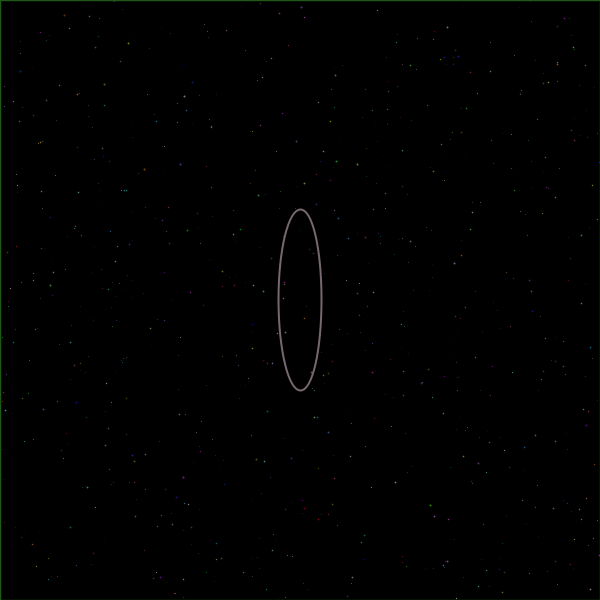
Frame 1 (no input)
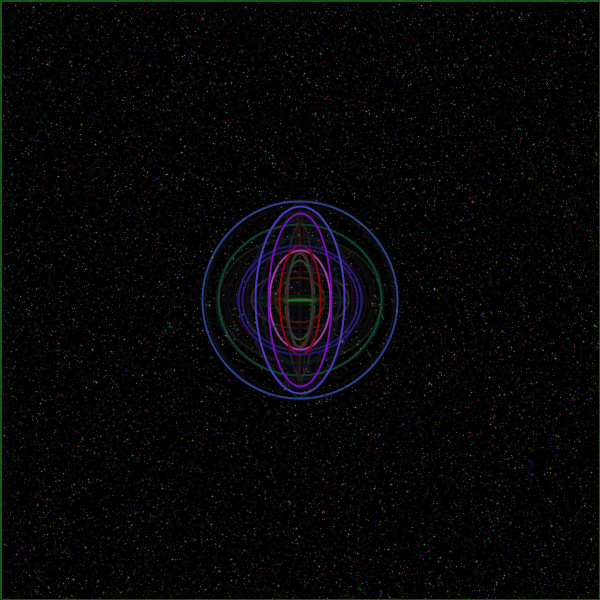
Frame 60 (the mouse pressed at the canvas centre just before this capture)
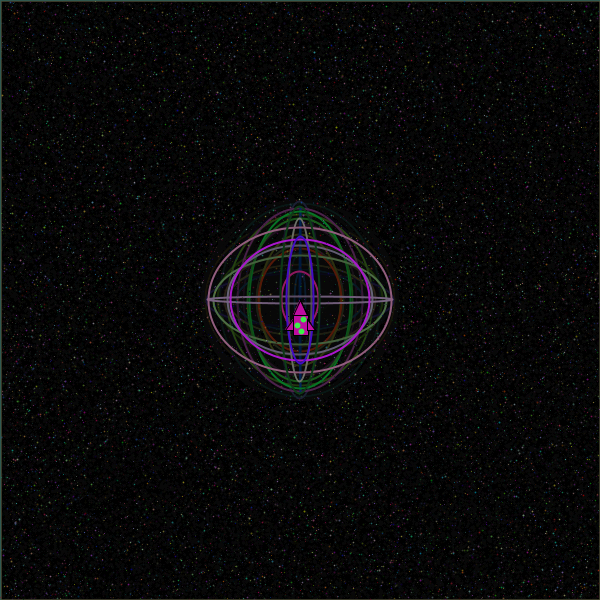
Frame 120 (the mouse held since frame 60 and released just before this capture)

The Processing sketch that drew these frames (run headless with seeded random() and noise(); from frame 60 on, the mouse is pressed at the canvas centre):

// Processing sketch: processing_115290
// ── processing_115290.pde

void setup(){
  //setting background/screen size and colour
    size(600,600);
    background(0);
}

//Defining a global vairable for if the mose is being held
  boolean mouse = false;
 
void draw(){
  
 //Background random generation of dots ('static') 
 
   //Creates an infinant loop that allows the dots to be generated & regenerated
     for(int i=0; i<1000; i++){
        strokeWeight(random(2));
      //Randomizes colour's of each dot/pixel
        stroke(random(150),random(150),random(150));
      //Randomizes position of colour
        point(random(width), random(height));
     }
   
 //creates the 'planet' in the middle
   fill(0,0,0,15);
   rect(0,0,600,600);
     //defines the thickness of the ellipses
        strokeWeight(2);
        stroke(random(255),random(255), random(255),255);
      ellipse(300,300,random(200),random(200));
  
  //if mouse vairable = true then this code is implimented to make the rocket appear & follow mouse
    if(mouse==true){
      //Defines the colour and propertices of the objects that make up the rocket
         fill(191,13,161);
         strokeWeight(1);
         stroke(0);
      //creates pocket shape through positioning of shapes by co-ordinates
        //Top of rocket
          triangle(mouseX-7,mouseY+15,mouseX, mouseY,mouseX+7,mouseY+15);
        //Rocket body
          rect(mouseX-7,mouseY+15,15,20);
        //Rocket wings
          triangle(mouseX+7,mouseY+30,mouseX+15,mouseY+30,mouseX+7,mouseY+19);
          triangle(mouseX-7,mouseY+30,mouseX-15,mouseY+30,mouseX-7,mouseY+19);
        //Defines properties of pokedots on rocket
          strokeWeight(6);
          stroke(60,240,73);
        //Defines the positioning of pokedots on the rocket
          point(mouseX-3, mouseY+25);
          point(mouseX+3, mouseY+19);
          point(mouseX+1, mouseY+31);
     }
 }
 
//Sets the boolean to true if the mouse is being held making the rocket appear 
  void mousePressed(){
    mouse = true;
}

//Sets the boolean to true if the mouse is being held keeping the rocket hidden
  void mouseReleased(){
    mouse = false;
}
